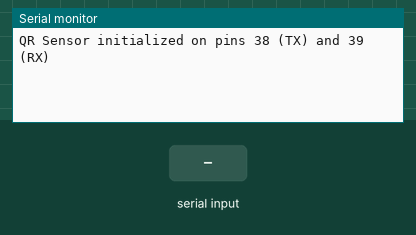
A sketch run on a simulated ESP32. Shown: the last lines printed to the serial monitor. The test bench sets the inputs (shaded band).

Above: at 1.7 s.
1.8 s: "1\n" received over the second serial link
At 3.0 s:
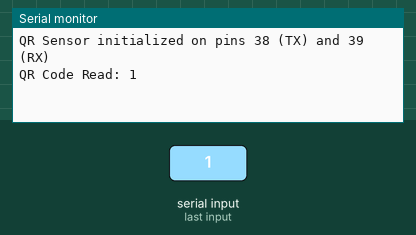
3.3 s: "0\n" received over the second serial link
At 4.4 s:
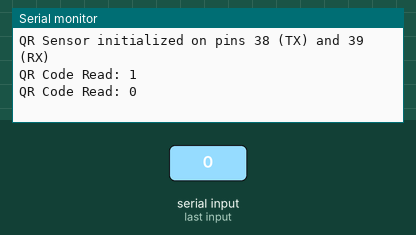
4.8 s: "2\n" received over the second serial link
At 5.6 s:
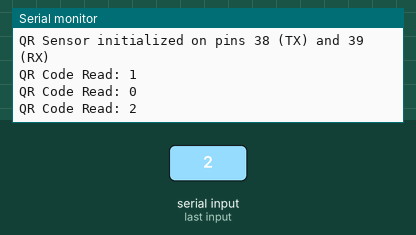

Measured:
- after the input at 1.8 s, the serial monitor: prints a new line at once (image 1)
- after the input at 3.3 s, the serial monitor: prints a new line at once (image 2)
- after the input at 4.8 s, the serial monitor: prints a new line at once (image 3)

The sketch:

QR.ino
```cpp
#include <Arduino.h>

// UART pins for QR sensor
#define QR_RX_PIN 38
#define QR_TX_PIN 39

void setup() {
  Serial.begin(115200);
  delay(500); // Wait for serial to initialize
  Serial.println("QR Sensor initialized on pins 38 (TX) and 39 (RX)");
  Serial2.begin(9600, SERIAL_8N1, QR_RX_PIN, QR_TX_PIN); // Adjust baud rate based on your QR sensor specs
}

void loop() {
  // Read data from QR sensor
  if (Serial2.available()) {
    String qrData = Serial2.readStringUntil('\n');
    Serial.print("QR Code Read: ");
    Serial.println(qrData);
  }

  delay(100);
}
```
